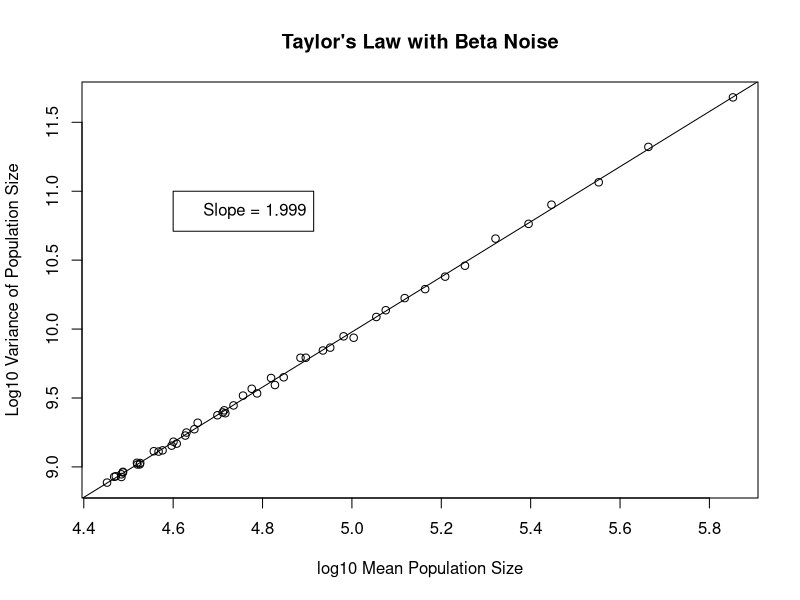
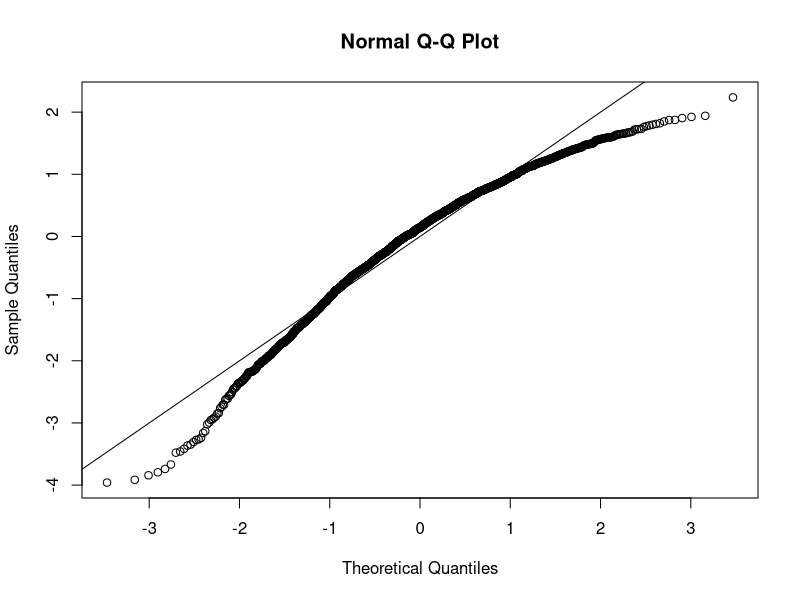
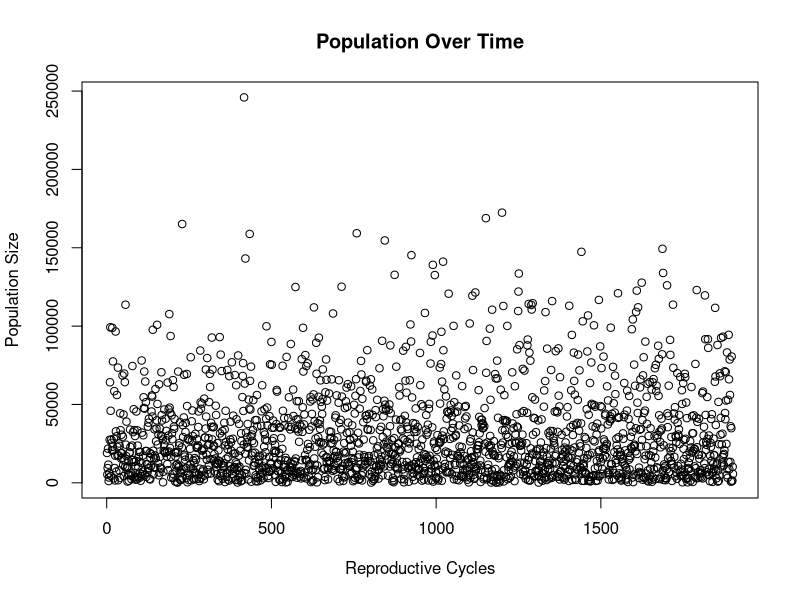
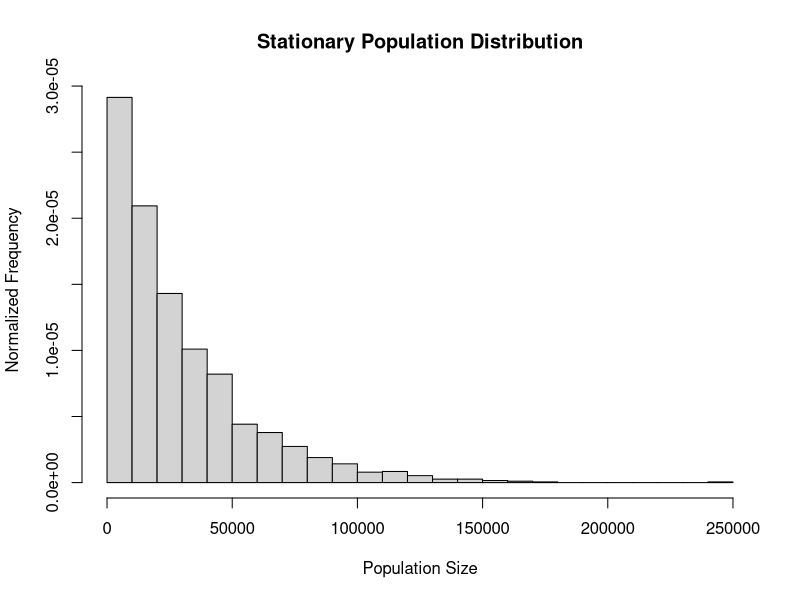
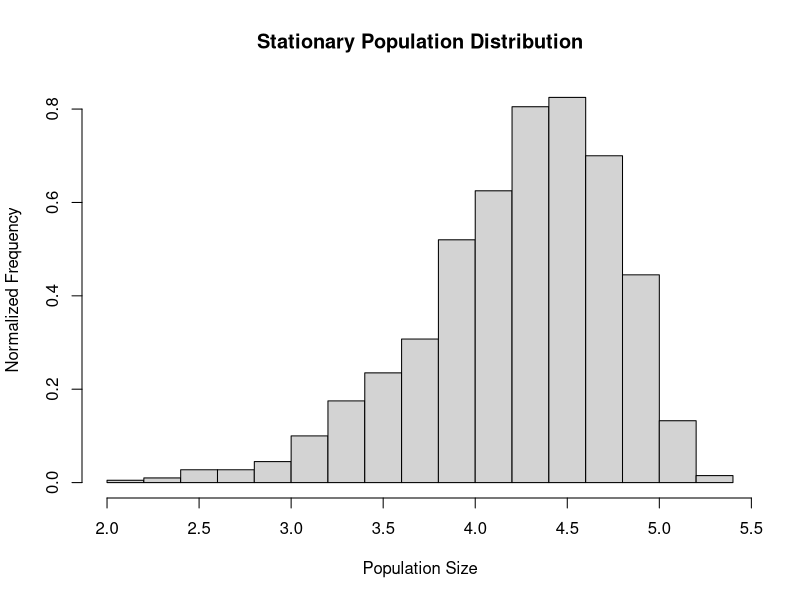
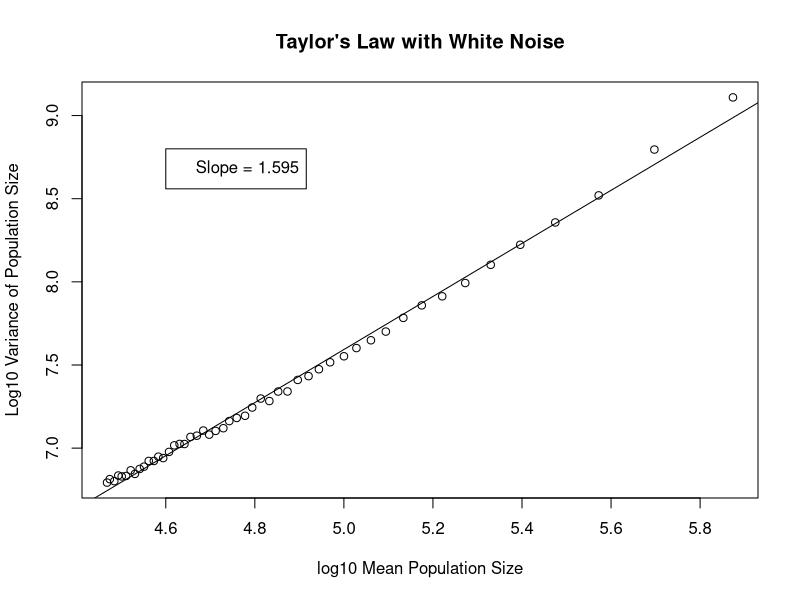
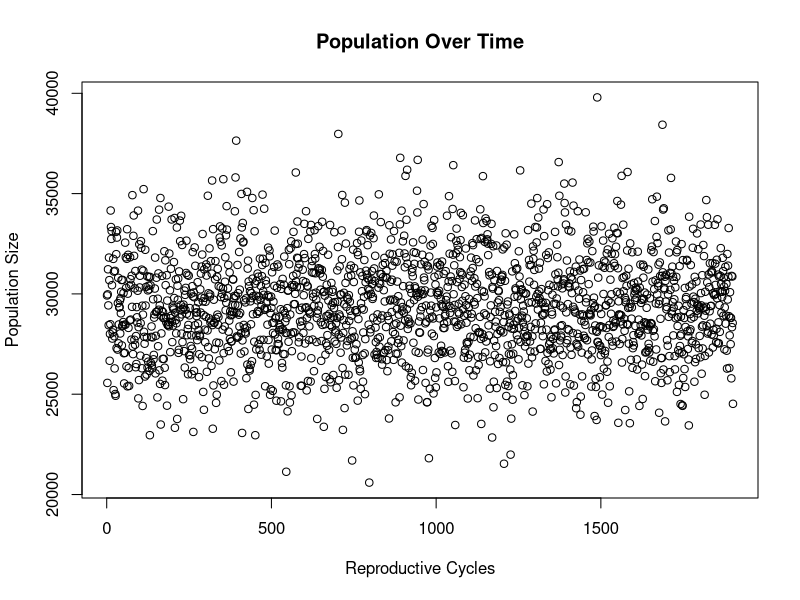
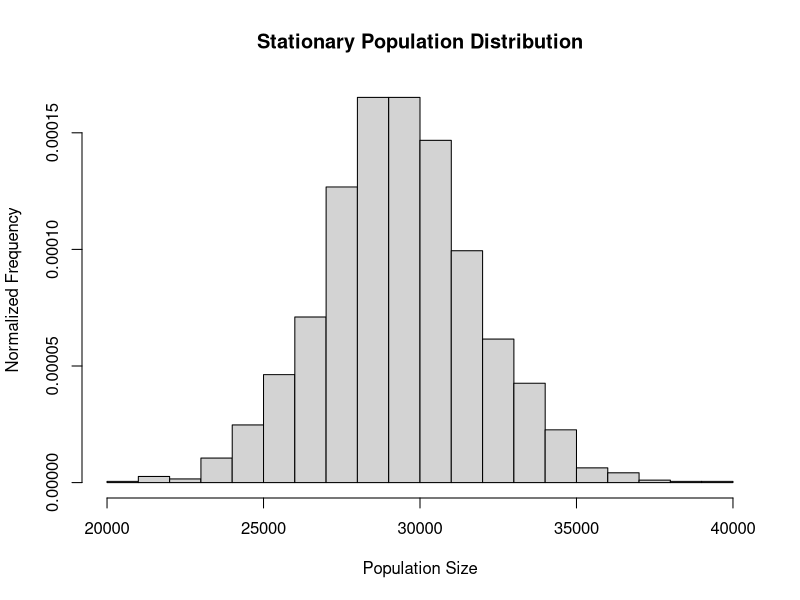

R code for these plots, in order:
Tmax = 10000#5000
Reps = 1#1000#10000#1
xn = matrix(rep(0,Tmax*Reps),nrow=Tmax,ncol=Reps)
x0 = 10000
xn[1,] = rnbinom(Reps,x0*2,.5)
lambdaB = 1
lambdaD = 1#.001
epsilon = .001
pB = matrix(rep(0,Reps*Tmax),nrow=Tmax,ncol=Reps)
pB[1,] = lambdaB/(lambdaB+lambdaD+epsilon*x0)

mean = rep(0,50)
var = rep(0,50)


################# Beta Noise for probability of events, Power Law ST p = 2


for(k in 1:50){
  Tmax = 2000#5000
  Reps = 1#1000#10000#1
  x0 = 10000
  xn = matrix(rep(0,Tmax*Reps),nrow=Tmax,ncol=Reps)
  xn[1,] = rnbinom(Reps,x0*2,.5)
  yn = xn*0
  lambdaB = 1
  lambdaD = .5#.001
  lambdaE = 1
  
  epsilon = .0001 + .0001*k
    for(i in 1:(Tmax-1)){
    for(j in 1:Reps){
      #B = ifelse(xn[i,j]==0,0,rbinom(1,xn[i,j],pB[i,j]))
      B = ifelse(xn[i,j]==0,0,rpois(1,xn[i,j]*rbeta(1,lambdaB,lambdaE+lambdaD+epsilon*xn[i,j])))
      BB = sum(rnbinom(B,100,.4))
      D = rbinom(1,xn[i,j],rbeta(1,lambdaD+epsilon*xn[i,j],lambdaE+lambdaB))
      xn[i+1,j] = ifelse(xn[i,j]==0,0, xn[i,j] + BB-D)
    }
  }
  mean[k] = mean(xn[500:Tmax])
  var[k] = var(xn[500:Tmax])
}

plot(log10(mean)[which(mean>0)],log10(var)[which(mean>0)],xlab="log10 Mean Population Size",ylab="Log10 Variance of Population Size",main="Taylor's Law with Beta Noise")
mvpl = lm(log10(var)[which(mean>1000)]~log10(mean)[which(mean>1000)])
lines(seq(-10,10),mvpl$coefficients[1]  + seq(-10,10)*mvpl$coefficients[2])
legend(4.6,11, legend=parse(text=sprintf('paste(Slope,\' = %s\')',floor(mvpl$coefficients[2]*1000)/1000)))

qqnorm((log10(xn[100:Tmax])-mean(log10(xn[100:Tmax])))/sqrt(var(log10(xn[100:Tmax]))[1]))
lines(seq(-5,5),seq(-5,5))

plot(xn[100:Tmax],xlab="Reproductive Cycles",ylab="Population Size",main="Population Over Time")
hist(xn[100:Tmax],breaks=20,xlab="Population Size",ylab="Normalized Frequency",main="Stationary Population Distribution",freq=F)
hist(log10(xn),breaks=20,xlab="Population Size",ylab="Normalized Frequency",main="Stationary Population Distribution",freq=F)
#qqnorm((log10(xn)-mean(log10(xn)))/sqrt(var(log10(xn))[1]))
#lines(-5:5,-5:5)




################### White noise added to the probability of events, power law ST 1 < p < 2


for(k in 1:50){
  Tmax = 2000#5000
  Reps = 1#1000#10000#1
  x0 = 10000
  xn = matrix(rep(0,Tmax*Reps),nrow=Tmax,ncol=Reps)
  xn[1,] = rnbinom(Reps,x0*2,.5)
  lambdaB = 1
  lambdaD = .5#.001
  lambdaE = 1
  
  epsilon = .0001 + .0001*k
  for(i in 1:(Tmax-1)){
    for(j in 1:Reps){
      pB = lambdaB/(lambdaB+lambdaE+lambdaD+epsilon*xn[i,j])
      pD = (lambdaD+epsilon*xn[i,j])/(lambdaB+lambdaE+lambdaD+epsilon*xn[i,j])
      dB = rnorm(1,0,.0003)
      B = ifelse(xn[i,j]==0,0,rpois(1,xn[i,j]*abs(pB+dB)))
      BB = sum(rnbinom(B,100,.4))
      D = rbinom(1,xn[i,j],min(abs(pD-dB),1))
      xn[i+1,j] = ifelse(xn[i,j]==0,0, xn[i,j] + BB-D)
    }
  }
  mean[k] = mean(xn[500:Tmax])
  var[k] = var(xn[500:Tmax])
  if(k==1){
    xnhat = xn
  }
}

plot(log10(mean)[which(mean>0)],log10(var)[which(mean>0)],xlab="log10 Mean Population Size",ylab="Log10 Variance of Population Size",main="Taylor's Law with White Noise")
mvpl = lm(log10(var)[which(mean>0)]~log10(mean)[which(mean>0)])
lines(seq(-10,10),mvpl$coefficients[1]  + seq(-10,10)*mvpl$coefficients[2])
legend(4.6,8.8, legend=parse(text=sprintf('paste(Slope,\' = %s\')',floor(mvpl$coefficients[2]*1000)/1000)))

plot(xn[100:2000],xlab="Reproductive Cycles",ylab="Population Size",main="Population Over Time")
hist(xn[100:2000],breaks=20,xlab="Population Size",ylab="Normalized Frequency",main="Stationary Population Distribution",freq=F)
hist(log10(xn[100:2000]),breaks=20,xlab="Log10 Population Size",ylab="Normalized Frequency",main="Stationary Log10 Population Distribution",freq=F)


##################### No Noise in Probability of Events, Power Law ST p = 1


for(k in 1:50){
  Tmax = 2000#5000
  Reps = 1#1000#10000#1
  x0 = 100
  xn = matrix(rep(0,Tmax*Reps),nrow=Tmax,ncol=Reps)
  xn[1,] = rnbinom(Reps,x0*2,.5)
  lambdaB = 1
  lambdaD = .5#.001
  lambdaE = 1
  p = 1
  
  epsilon = .0001 + .0001*k
  for(i in 1:(Tmax-1)){
    for(j in 1:Reps){
      B = ifelse(xn[i,j]==0,0,rpois(1,xn[i,j]*(lambdaB/(lambdaB+lambdaE+lambdaD+epsilon*xn[i,j]^p))))
      BB = sum(rnbinom(B,100,.4))
      D = rbinom(1,xn[i,j],(lambdaD+epsilon*xn[i,j]^p)/(lambdaB+lambdaE+lambdaD+epsilon*xn[i,j]^p))
      xn[i+1,j] = ifelse(xn[i,j]<=0,0, xn[i,j] + BB-D)
    }
  }
  mean[k] = mean(xn[500:Tmax])
  var[k] = var(xn[500:Tmax])
}

plot(log10(mean)[which(mean>0)],log10(var)[which(mean>0)],xlab="log10 Mean Population Size",ylab="Log10 Variance of Population Size",main="Taylor's Law Without Noise")
mvpl = lm(log10(var)[which(mean>1000)]~log10(mean)[which(mean>1000)])
lines(seq(-10,10),mvpl$coefficients[1]  + seq(-10,10)*mvpl$coefficients[2])
legend(4.6,7.8, legend=parse(text=sprintf('paste(Slope,\' = %s\')',floor(mvpl$coefficients[2]*1000)/1000)))


plot(xn[100:2000],xlab="Reproductive Cycles",ylab="Population Size",main="Population Over Time")
hist(xn[100:2000],xlab="Population Size",ylab="Normalized Frequency",main="Stationary Population Distribution",freq=F)
hist(log10(xn[100:2000]),breaks=20,xlab="Log10 Population Size",ylab="Normalized Frequency",main="Stationary Log10 Population Distribution",freq=F)


###################################
